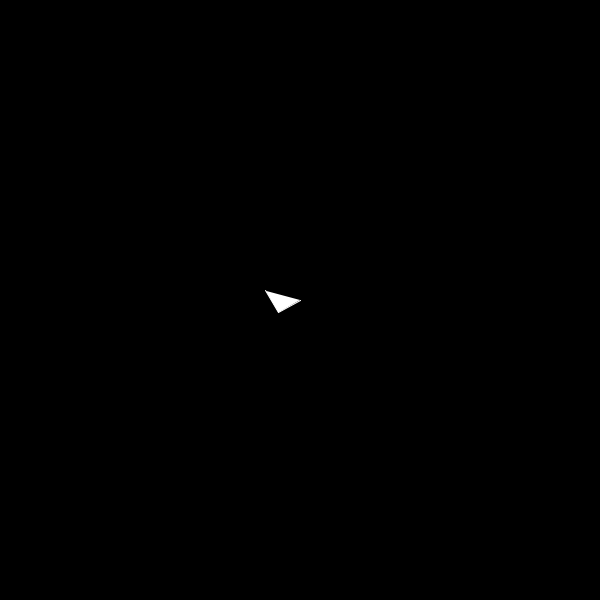
Frame 1 (no input)
Frame 60 (the mouse pressed at the canvas centre just before this capture): identical to frame 1, image omitted
Frame 120 (the mouse held since frame 60 and released just before this capture): identical to frame 1, image omitted

The Processing sketch that drew this single still picture (run headless with seeded random() and noise(); from frame 60 on, the mouse is pressed at the canvas centre):

// Processing sketch: penrose_tiling
// ── penrose_tiling.pde
Tile t;
void setup() {
  size(600,600);
  t = new Kite(300,300);
}

void draw() {
  background(0);
  t.render();
}

// ── Kite.pde
class Kite extends Tile {
  Kite(int x, int y) {
    super(x,y);
  }
  
  void render() {
    push();
    
    noSmooth();
    stroke(255);
    translate(pos.x,pos.y);
    point(0,0);
    
    beginShape();
    vertex(0,0);
    rotate(radians(75));
    vertex(25,0);
    rotate(radians(75));
    vertex(25,25);
    endShape();
    pop();
  }
}

// ── Tile.pde
abstract class Tile {
  
  PVector pos;
  int size = 15;
  
  Tile(int x, int y) {
    pos = new PVector(x,y);
  }
  
  abstract void render();
}
